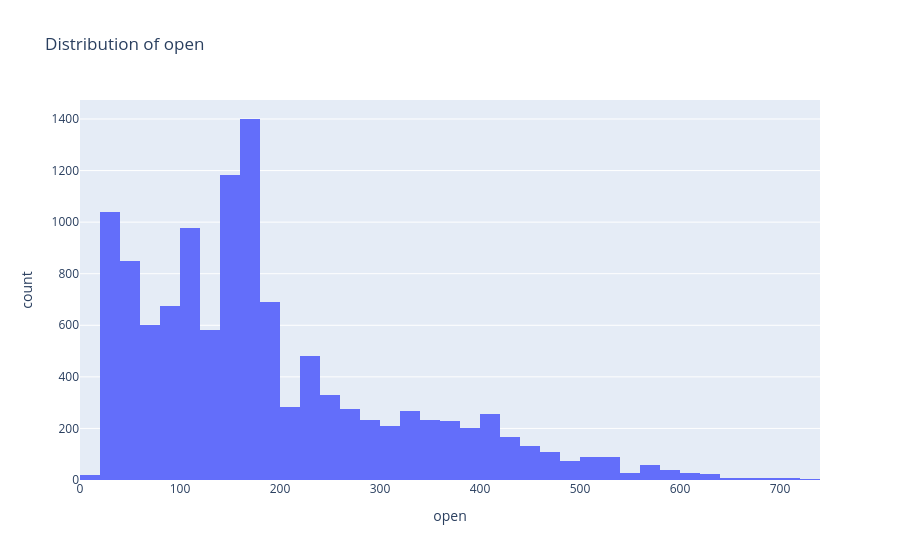

Notebook code for this chart:
### Markdown cell above
### Histograms (Feature Distribution)

We will now plot histograms to check how the features are distributed

### Code cell
for feature in features_to_plot:
    fig = px.histogram(full_df, x=feature, nbins=50, title = f'Distribution of {feature}')
    fig.show()

### Figure 1 — Plotly figure (JSON) as saved in the notebook; plotly's stock layout.template omitted (floating-point values rounded to 4 significant figures; data arrays with more than 128 entries replaced by an {"elided": "..."} marker saying what was removed)
{"data": [{"bingroup": "x", "hovertemplate": "open=%{x}<br>count=%{y}<extra></extra>", "legendgroup": "", "marker": {"color": "#636efa", "pattern": {"shape": ""}}, "name": "", "nbinsx": 50, "orientation": "v", "showlegend": false, "type": "histogram", "x": {"elided": "11880 float values"}, "xaxis": "x", "yaxis": "y"}], "layout": {"barmode": "relative", "legend": {"tracegroupgap": 0}, "title": {"text": "Distribution of open"}, "xaxis": {"anchor": "y", "domain": [0, 1], "title": {"text": "open"}}, "yaxis": {"anchor": "x", "domain": [0, 1], "title": {"text": "count"}}}}
